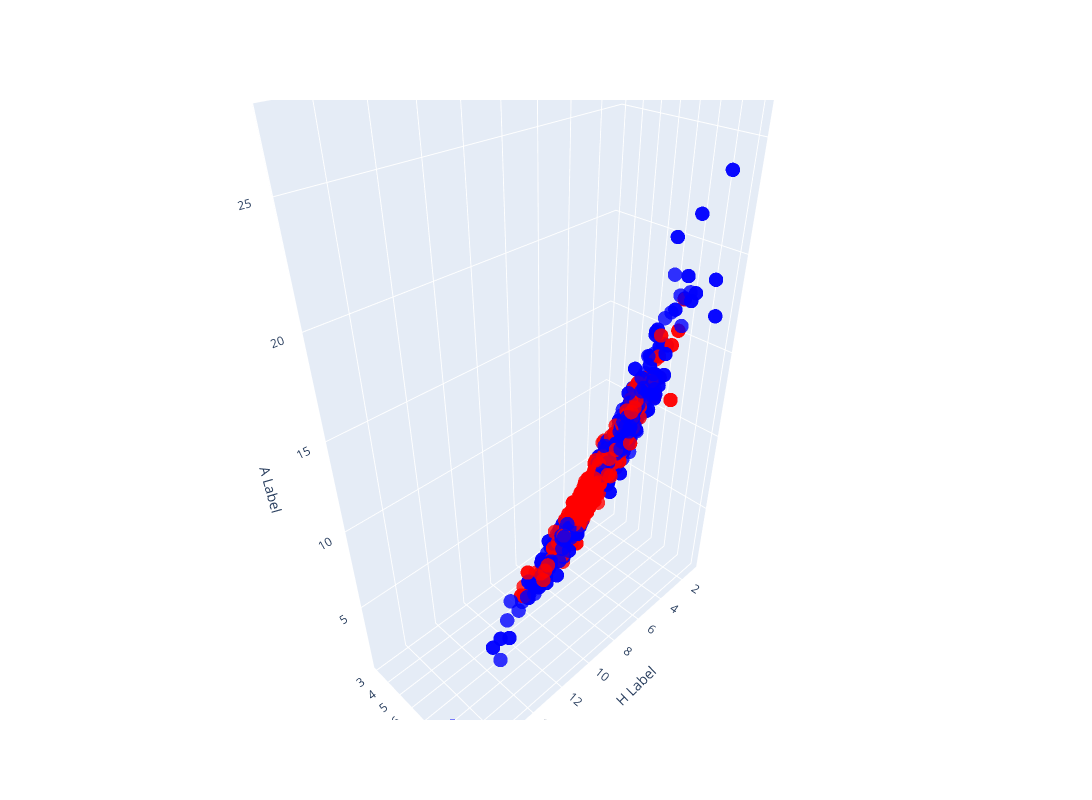

The notebook cell saved with this chart:
### Code cell
import plotly.graph_objs as go

# Colori per i valori di y_train
colors = ['red' if y == 0 else 'blue' for y in y_train]

# Creazione della traccia dello scatter 3D
trace = go.Scatter3d(
    x=X_train[:,0],
    y=X_train[:,1],
    z=X_train[:,2],
    mode='markers',
    marker=dict(
        size=5,
        color=colors,
        opacity=0.8,
        colorscale='Viridis'
    )
)

# Layout del grafico
layout = go.Layout(
    scene=dict(
        xaxis_title='H Label',
        yaxis_title='D Label',
        zaxis_title='A Label'
    ),
    width=1500,  # Imposta la larghezza della figura a 800 pixel
    height=800  # Imposta l'altezza della figura a 800 pixel
)

# Creazione della figura
fig = go.Figure(data=[trace], layout=layout)

# Visualizzazione della figura
fig.show()

### Figure 1 — Plotly figure (JSON) as saved in the notebook; plotly's stock layout.template omitted (floating-point values rounded to 4 significant figures; data arrays with more than 128 entries replaced by an {"elided": "..."} marker saying what was removed)
{"data": [{"marker": {"color": {"elided": "1755 str values"}, "colorscale": [[0, "#440154"], [0.1111, "#482878"], [0.2222, "#3e4989"], [0.3333, "#31688e"], [0.4444, "#26828e"], [0.5556, "#1f9e89"], [0.6667, "#35b779"], [0.7778, "#6ece58"], [0.8889, "#b5de2b"], [1, "#fde725"]], "opacity": 0.8, "size": 5}, "mode": "markers", "type": "scatter3d", "x": {"elided": "1755 float values"}, "y": {"elided": "1755 float values"}, "z": {"elided": "1755 float values"}}], "layout": {"height": 800, "scene": {"xaxis": {"title": {"text": "H Label"}}, "yaxis": {"title": {"text": "D Label"}}, "zaxis": {"title": {"text": "A Label"}}}, "width": 1500}}
